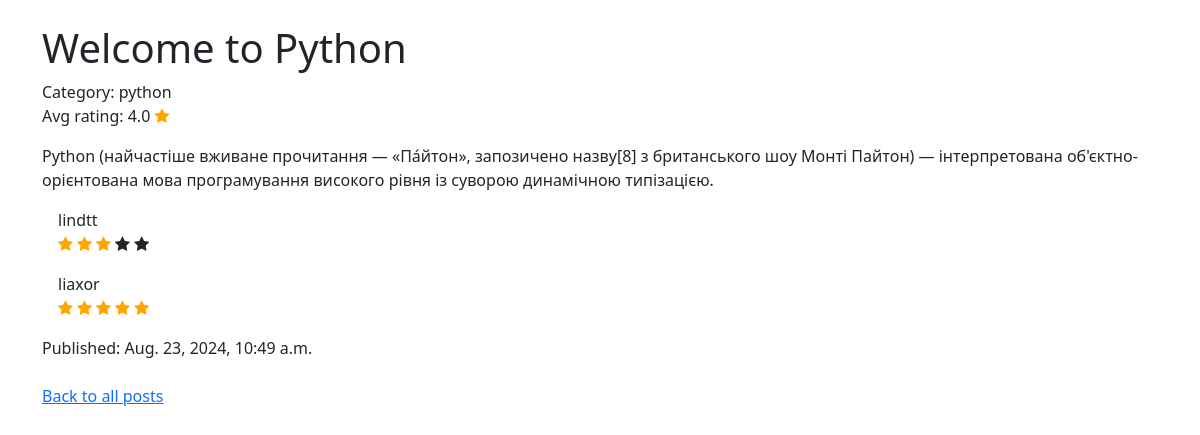
The app's page /blog/4/ with its own data.
### blog/models.py (models this page shows, shortened)
class Post(models.Model):
    class Status(models.TextChoices):
        DRAFT = ('DF', 'Draft')
        PUBLISHED = ('PB', 'Published')
    title = models.CharField(verbose_name="Назва поста", max_length=20)
    body = models.TextField()
    slug = models.SlugField(max_length=250, unique=True)
    publish = models.DateTimeField(default=timezone.now)
    created = models.DateTimeField(auto_now_add=True)
    updated = models.DateTimeField(auto_now=True)
    status = models.CharField(max_length=2, choices=Status.choices, default=Status.DRAFT)
    category = models.ForeignKey("Category", on_delete=models.CASCADE, null=True, related_name="posts")
    objects = models.Manager()
    published = PublisherManager()
    class Meta:
        ordering = ["-publish"]
        verbose_name_plural = "Публікації"
        verbose_name = "Публікація"

class Category(models.Model):
    title = models.CharField(max_length=255, default='')

class Rating(models.Model):
    post = models.ForeignKey(Post, on_delete=models.CASCADE, related_name='ratings')
    user = models.ForeignKey(User, on_delete=models.CASCADE)
    rating = models.IntegerField(validators=[MinValueValidator(0), MaxValueValidator(5)])
    publish = models.DateTimeField(default=timezone.now)
    created = models.DateTimeField(auto_now_add=True)
    updated = models.DateTimeField(auto_now=True)
    class Meta:
        unique_together = ('post', 'user')

### blog/views.py (the view)
# urls.py: path('<int:id>/', views.post_detail, name="post-detail"),
def post_detail(request, id):
    post = get_object_or_404(Post, id=id)
    ratings = get_list_or_404(Rating, post=post)
    avg_rating = round(sum(r.rating for r in ratings) / len(ratings), 1)
    return render(request, 'blog/post/detail.html', {'post': post, 'range': range(1, 6),
                                                     'ratings': ratings, 'avg_rating': avg_rating})

### blog/templates/blog/post/detail.html (shortened to what this page needs)
{% extends "base.html" %}
{% block content %}
<div class="container mt-4">
    <h1>{{ post.title }}</h1>
    <div>Category: {{ post.category.title }}</div>
    <div>Avg rating: {{ avg_rating }} <span class="fa fa-star checked"></span></div>
    <p>{{ post.body | linebreaks }}</p>
        {% for rating in ratings %}
        <div class="m-3">
            <div>{{ rating.user.username }}</div>
            <div>
                    {% for i in range %}
                        {% if i <= rating.rating %}
                            <span class="fa fa-star checked"></span>
                        {% else %}
                            <span class="fa fa-star"></span>
                        {% endif %}
                    {% endfor %}
            </div>
        </div>
        {% endfor %}
    <div>Published: {{ post.publish }}</div>
    <br>
    <div><a href="{% url 'blog:post-list' %}">Back to all posts</a></div>
</div>
{% endblock %}

### itstep/templates/base.html (shortened to what this page needs)
<!DOCTYPE html>
{% load static %}
<html lang="en">
<head>
    <link href="{% static 'css/blog.css' %}" rel="stylesheet">
    <link rel="stylesheet" href="https://cdnjs.cloudflare.com/ajax/libs/font-awesome/4.7.0/css/font-awesome.min.css">
    <link href="https://cdn.jsdelivr.net/npm/bootstrap@5.0.2/dist/css/bootstrap.min.css" rel="stylesheet">
</head>
<body>
    <div id="content">
        {% block content %}
        {% endblock %}
    </div>
</body>
</html>

### blog/static/css/blog.css (style rules this page uses)
body { font-family: "Gill Sans", sans-serif; }
.checked { color: orange; }

### records on screen
Post: title "Welcome to Python", category "python", body "Python (найчастіше вживане прочитання — «Па́йтон», запозичено назву[8] з британського шоу Монті Пайтон) — інтерпретована об'єктно-орієнтована мова програмування високого рівня із суворою динамічною типізацією.", publish "Aug. 23, 2024, 10:49 a.m."
Rating: user.username "lindtt", rating 3 (drawn)
Rating: user.username "liaxor", rating 5 (drawn)

### other values on screen
{{ avg_rating }} "4.0"
